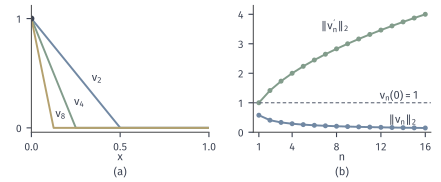

Write the Python code that produced this figure.
from pathlib import Path
import sys
ROOT = next(p for p in Path(__file__).resolve().parents if (p/"build.sh").is_file() and (p/"tex/book.tex").is_file())
sys.path.insert(0, str(ROOT/"figures/00-shared/mathematical-preliminaries-upper/00-shared/comprehension-figures"))
from support import figure, save, BLUE, GREEN, YELLOW, RED, PURPLE, INK, MUTED, GRID, BLUE_FILL, GREEN_FILL, YELLOW_FILL, RED_FILL, PURPLE_FILL
import numpy as np
def panel_labels(fig, axes, y=.02):
    for ax, s in zip(axes, "(a) (b) (c) (d)".split()):
        q = ax.get_position(); fig.text((q.x0+q.x1)/2, y, s, ha="center", va="bottom")

# v_n=max(1-nx,0): v_n(0)=1, ||v_n||_2=(3n)^(-1/2), ||v_n'||_2=sqrt(n).
fig, axes = figure(width_mm=112, height_mm=46, ncols=2)
fig.set_layout_engine(None); fig.subplots_adjust(left=.07, right=.98, top=.97, bottom=.27, wspace=.25)
ax = axes[0]; x = np.linspace(0, 1, 800)
for n, c in zip((2, 4, 8), (BLUE, GREEN, YELLOW)):
    ax.plot(x, np.maximum(1-n*x, 0), color=c, lw=1.4)
ax.text(.34, .42, '$v_2$', ha='left'); ax.text(.24, .2, '$v_4$', ha='left'); ax.text(.135, .09, '$v_8$', ha='left')
ax.plot([0], [1], 'o', color=INK, ms=3.4)
ax.set_xlim(0, 1); ax.set_ylim(-.04, 1.12); ax.set_xticks([0, .5, 1]); ax.set_yticks([0, 1]); ax.set_xlabel('$x$', labelpad=0)
ax = axes[1]; n = np.arange(1, 17)
ax.plot(n, np.sqrt(n), color=GREEN, lw=1.4, marker='o', ms=2.6)
ax.plot(n, (3*n)**-.5, color=BLUE, lw=1.4, marker='o', ms=2.6)
ax.axhline(1, color=MUTED, lw=.85, ls=(0, (3, 2)))
ax.text(9.2, 3.45, r"$\Vert v_n'\Vert_2$", ha='right'); ax.text(14, .32, r'$\Vert v_n\Vert_2$', ha='center'); ax.text(15.5, 1.1, '$v_n(0)=1$', ha='right')
ax.set_xlim(.5, 16.5); ax.set_ylim(0, 4.3); ax.set_xticks([1, 4, 8, 12, 16]); ax.set_yticks([0, 1, 2, 3, 4]); ax.set_xlabel('$n$', labelpad=0)
panel_labels(fig, axes)
save(fig, Path(__file__).resolve().parent, 'figure', {'formula': 'v_n=max(1-nx,0); norms (3n)^-1/2 and n^1/2'})
